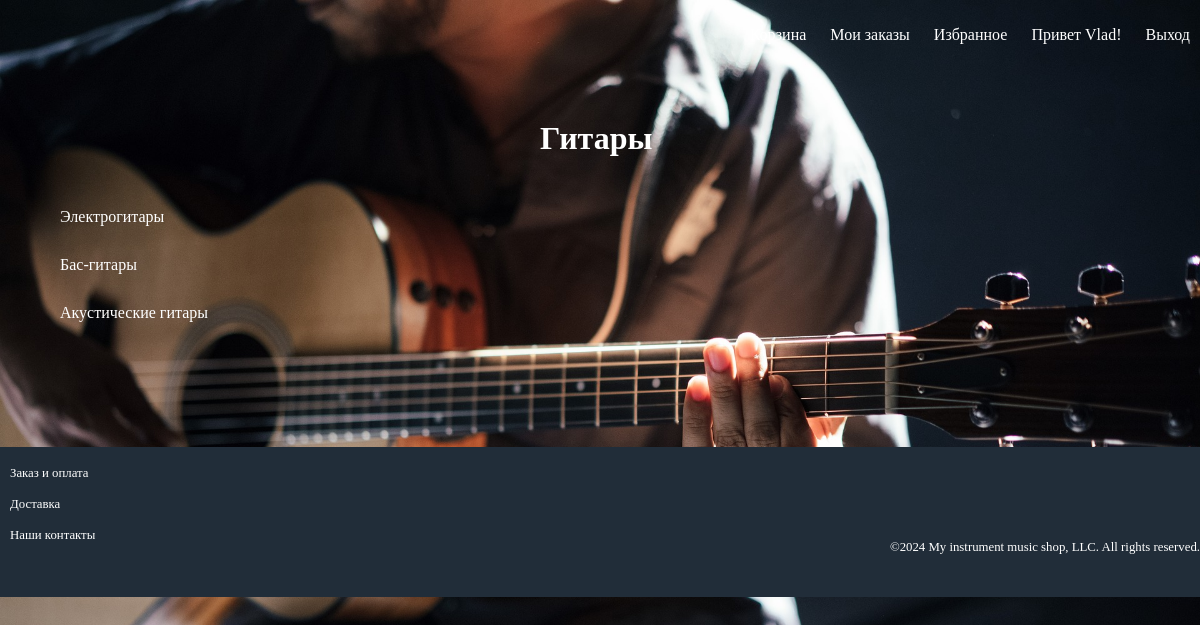
The app's page /catalog/guitars/ (signed in) with its own data.
### catalog/models.py (models this page shows, shortened)
class Category(models.Model):
    type_of_instruments = models.CharField(max_length=100)    # тип инструмента
    slug = models.SlugField(null=True)
    class Meta:
        ordering = ['slug']
    def __str__(self):
        return self.type_of_instruments

class ShowcaseOfInstrumentst(models.Model): # Модель с типами товаров электро, бас, акустика, пластик, комбо, голова, кабинет, и т.д.
    goods = models.CharField(max_length=100)
    slug = models.SlugField()
    type_of_instruments_showcase = models.ForeignKey(Category, on_delete=models.CASCADE, null=True)

### catalog/views.py (the view)
# urls.py: path('catalog/<slug:slug>/', views.details_of_category, name='details_of_category'),
def details_of_category(request, slug):
    category_of_instr = get_object_or_404(Category, slug=slug) # этим запросом получим категорию инструменов ударные гитары клавиши или прочее, в том числе
    value = slug # переменная для того что бы подключались фоны в каталоге
    type_of_instr_in_category = category_of_instr.showcaseofinstrumentst_set.filter(type_of_instruments_showcase_id=category_of_instr) # типы инструментов в категории бас, акустика, электро и тд
    return render(request, 'catalog/details_of_category.html', {'type_of_instr_in_category':type_of_instr_in_category, 'category_of_instr':category_of_instr, 'value':value})

### templates/catalog/details_of_category.html (shortened to what this page needs)
{% extends 'base.html' %}
{% load static %}
{% block link %}
{% if value == 'drums' %}
    <link rel="stylesheet" href="{% static 'css_styles/css_for_catalog_drums.css' %}">
{% elif value == 'keyboards' %}
    <link rel="stylesheet" href="{% static 'css_styles/css_for_catalog_keyboards.css' %}">
{% elif value == 'for-the-studio' %}
    <link rel="stylesheet" href="{% static 'css_styles/css_for_catalog_for_the_studio.css' %}">
{% elif value == 'guitars' %}
    <link rel="stylesheet" href="{% static 'css_styles/css_for_catalog_guitars.css' %}">
{% elif value == 'microphones' %}
    <link rel="stylesheet" href="{% static 'css_styles/css_for_catalog_microphones.css' %}">
{% elif value == 'switching' %}
    <link rel="stylesheet" href="{% static 'css_styles/css_for_catalog_switching.css' %}">
{% elif value == 'guitar-amps' %}
    <link rel="stylesheet" href="{% static 'css_styles/css_for_catalog_guitar_amps.css' %}">
{% endif %}
{% endblock link %}
{% block content %}
    <h1 class="head_of_instruments">{{category_of_instr}}</h1>
<ul class="list_of_instuments">
    {% for i in type_of_instr_in_category %}
    <li >
        <a style="color: white; text-decoration: none" href="{% url 'catalog:details' i.slug %}">{{i.goods}}</a>
    </li>
    {% endfor %}
</ul>
{% endblock content %}

### templates/base.html (shortened to what this page needs)
{% load static %}
<!DOCTYPE html>
<html lang="en">
<head>
    {% block link %}<link rel="stylesheet"  href="{% static 'css_styles/css_for_main_page.css' %}">{% endblock link %}
</head>
<body>
<div id='header' class="position-right">
<ul>
    <li class="header-li-poisition"><a class="settings-h" href="">Корзина</a></li>
    <li class="header-li-poisition"><a class="settings-h" href="">Мои заказы</a></li>
    <li class="header-li-poisition"><a class="settings-h" href="">Избранное</a></li>
    {% if user.is_authenticated %}
        <li class="settings-h header-li-poisition">Привет {{ user.username }}!</li>
        <li class="header-li-poisition">
            <form action="{% url 'logout' %}" method="post" style="display: inline;">
                <a class="settings-h" href="#" onclick="this.closest('form').submit();">Выход</a>
            </form>
        </li>
    {% else %}
        <li class="header-li-poisition"><a class="settings-h" href="{% url 'login' %}">Вход</a></li>
    {% endif %}
</ul>
</div>
<div>
    {% block content %}
    {% endblock content %}
</div>
<div id="footer">
    <ul>
    <li class="footer-li-poisition"><a class="settings-f" href="{% url 'main:delivery_and_payment' %}">Заказ и оплата</a></li>
    <li class="footer-li-poisition"><a class="settings-f" href =''>Доставка</a></li>
    <li class="footer-li-poisition"><a class="settings-f" href="{% url 'main:about' %}">Наши контакты</a></li>
    </ul>
    <p class="position_right">&copy;2024 My instrument music shop, LLC. All
        rights reserved.</p>
</div>
</body>
</html>

### catalog/static/css_styles/css_for_catalog_guitars.css (style rules this page uses)
* { margin: 0; padding: 0; }
body { background-image: url("/static/images/cover-for-guitars.jpg"); background-size: 100%; background-attachment: fixed; background-repeat: no-repeat; background-position: center top; height: 100vh; }
#header { list-style: none; float: right; width: 100%; height: 70px; margin-bottom: 50px; line-height: 70px; color: #f2b330; float: left; }
.header-li-poisition { display: inline; padding: 0 10px; }
.footer-li-poisition { display: block; padding: 0px 10px; line-height: 10px; margin-top: 20px; }
#footer { list-style: none; background: #212d39; width: 100%; height: 150px; margin-top: 50px; float: left; }
.settings-h { color: white; text-decoration: none; font-family: Montserrat }
.settings-f { color: white; text-decoration: none; font-family: Montserrat; font-size: 0.8em }
.position-right { text-align: right; }
.position_right { float: right; color: white; font-family: Montserrat; font-size: 0.8em; }
.head_of_instruments { margin-left:45%; font-family: Montserrat; color: white; }
.list_of_instuments { margin-top:3% ; margin-bottom: 5%; margin-left: 5%; list-style: none; font-family: Montserrat; text-decoration: none; line-height: 3em; }

### records on screen
Category: type_of_instruments "Гитары"
ShowcaseOfInstrumentst: goods "Электрогитары"
ShowcaseOfInstrumentst: goods "Бас-гитары"
ShowcaseOfInstrumentst: goods "Акустические гитары"

### other values on screen
{{ user.username }} "Vlad"
